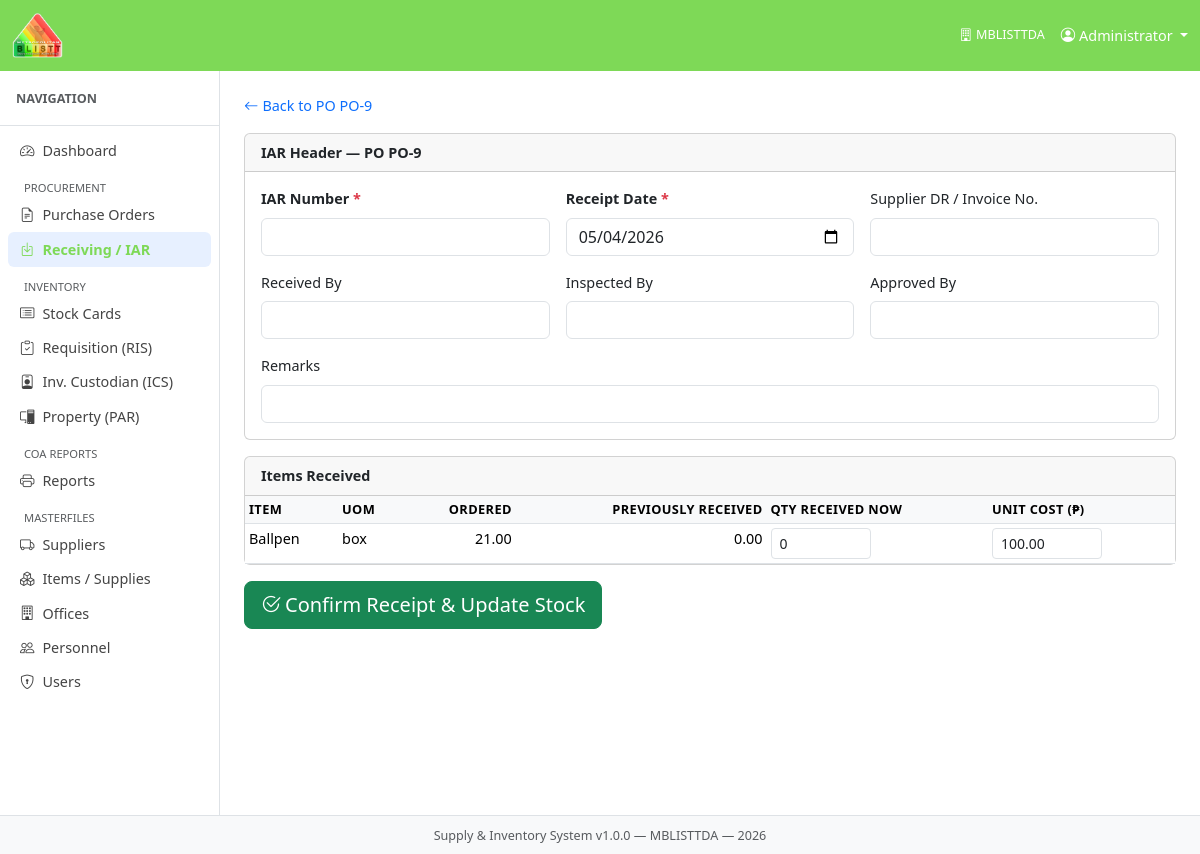
The page /index.php?mod=receiving&act=create&po_id=17 on the database its author committed.
### tables this page shows
CREATE TABLE `purchase_orders` (
  `po_id` int(10) UNSIGNED NOT NULL,
  `supplier_id` int(10) UNSIGNED NOT NULL,
  `office_id` int(10) UNSIGNED NOT NULL COMMENT 'End-user / requesting office',
  `po_number` varchar(50) NOT NULL,
  `po_date` date NOT NULL,
  `delivery_date` date DEFAULT NULL COMMENT 'Expected delivery date',
  `place_of_delivery` varchar(300) DEFAULT NULL,
  `fund_source` varchar(100) DEFAULT NULL COMMENT 'e.g. GAA, SEF, MOOE, Capital Outlay',
  `mode_of_procurement` varchar(100) DEFAULT NULL COMMENT 'e.g. Shopping, Small Value Procurement',
  `total_amount` decimal(15,2) NOT NULL DEFAULT 0.00,
  `status` enum('draft','approved','partially_received','fully_received','cancelled') NOT NULL DEFAULT 'draft',
  `approved_by` varchar(150) DEFAULT NULL,
  `approved_date` date DEFAULT NULL,
  `cancelled_reason` varchar(300) DEFAULT NULL,
  `remarks` text DEFAULT NULL,
  `created_by` varchar(100) DEFAULT NULL,
  `created_at` timestamp NOT NULL DEFAULT current_timestamp(),
  `updated_at` timestamp NOT NULL DEFAULT current_timestamp() ON UPDATE current_timestamp()
);

CREATE TABLE `po_items` (
  `po_item_id` int(10) UNSIGNED NOT NULL,
  `po_id` int(10) UNSIGNED NOT NULL,
  `item_id` int(10) UNSIGNED NOT NULL,
  `unit_of_measure` varchar(30) NOT NULL,
  `qty_ordered` decimal(15,4) NOT NULL,
  `unit_price` decimal(15,2) NOT NULL,
  `total_price` decimal(15,2) GENERATED ALWAYS AS (`qty_ordered` * `unit_price`) STORED,
  `qty_received` decimal(15,4) NOT NULL DEFAULT 0.0000 COMMENT 'Cumulative qty received across all deliveries',
  `remarks` varchar(300) DEFAULT NULL
);

CREATE TABLE `items` (
  `item_id` int(10) UNSIGNED NOT NULL,
  `category_id` int(10) UNSIGNED NOT NULL,
  `item_code` varchar(50) DEFAULT NULL,
  `item_name` varchar(300) NOT NULL,
  `description` text DEFAULT NULL,
  `unit_of_measure` varchar(30) NOT NULL COMMENT 'e.g. piece, ream, box, bottle, unit',
  `uacs_code` varchar(30) DEFAULT NULL COMMENT 'Unified Accounts Code Structure',
  `unit_cost` decimal(15,2) NOT NULL DEFAULT 0.00,
  `reorder_point` decimal(10,2) NOT NULL DEFAULT 0.00 COMMENT 'Minimum stock level before re-ordering',
  `is_active` tinyint(1) NOT NULL DEFAULT 1,
  `created_at` timestamp NOT NULL DEFAULT current_timestamp(),
  `updated_at` timestamp NOT NULL DEFAULT current_timestamp() ON UPDATE current_timestamp()
);

### core/Controller.php (called while the page is built, shortened)
<?php
abstract class Controller {
    protected function render(string $viewFile, array $data = []): void {
        extract($data);
        $viewPath = ROOT_PATH . '/modules/' . $viewFile . '.php';
        include $viewPath;
    }
    protected function get(string $key, mixed $default = ''): mixed {
        return $_GET[$key] ?? $default;
    }
}

### modules/receiving/ReceivingController.php (called while the page is built, shortened)
<?php
require_once ROOT_PATH . '/models/PurchaseOrderModel.php';
class ReceivingController extends Controller {
    public function create(): void {
        $poId = (int)$this->get('po_id');
        $pm   = new PurchaseOrderModel();
        $po   = $pm->getWithDetails($poId);
        $lines = $pm->getItems($poId);
        $this->render('receiving/create', compact('po', 'lines', 'flash'));
    }
}

### core/Router.php (called while the page is built, shortened)
<?php
class Router {
    public function dispatch(): void {
        $act = $_GET['act'] ?? 'index';
        $act = preg_replace('/[^a-zA-Z_]/', '', $act);
        $controller = new $class();
        $controller->$act();
    }
}

### index.php (called while the page is built, shortened)
<?php
require_once ROOT_PATH . '/config/database.php';
require_once ROOT_PATH . '/core/Database.php';
require_once ROOT_PATH . '/core/Model.php';
require_once ROOT_PATH . '/core/Controller.php';
require_once ROOT_PATH . '/core/Router.php';
$router = new Router();
$router->dispatch();

### core/Database.php (called while the page is built, shortened)
<?php
class Database {
    private static ?Database $instance = null;
    private PDO $pdo;
    private function __construct() {
        $dsn = sprintf('mysql:host=%s;port=%s;dbname=%s;charset=%s',
            DB_HOST, DB_PORT, DB_NAME, DB_CHARSET);
        $options = [
            PDO::ATTR_ERRMODE            => PDO::ERRMODE_EXCEPTION,
            PDO::ATTR_DEFAULT_FETCH_MODE => PDO::FETCH_ASSOC,
            PDO::ATTR_EMULATE_PREPARES   => false,
        ];
        try {
            $this->pdo = new PDO($dsn, DB_USER, DB_PASS, $options);
        } catch (PDOException $e) {
            die('Database connection failed: ' . $e->getMessage());
        }
    }
    public static function getInstance(): Database {
        if (self::$instance === null) {
            self::$instance = new self();
        }
        return self::$instance;
    }
    public function query(string $sql, array $params = []): PDOStatement {
        $stmt = $this->pdo->prepare($sql);
        $stmt->execute($params);
        return $stmt;
    }
    public function fetchAll(string $sql, array $params = []): array {
        return $this->query($sql, $params)->fetchAll();
    }
    public function fetchOne(string $sql, array $params = []): array|false {
        return $this->query($sql, $params)->fetch();
    }
}

### core/Model.php (called while the page is built, shortened)
<?php
abstract class Model {
    public function __construct() {
        $this->db = Database::getInstance();
    }
}

### models/PurchaseOrderModel.php (called while the page is built, shortened)
<?php
class PurchaseOrderModel extends Model {
    public function getWithDetails(int $id): array|false {
        return $this->db->fetchOne(
            "SELECT po.*, s.supplier_name, s.address AS supplier_address,
                    s.tin_no, o.office_name
             FROM purchase_orders po
             JOIN suppliers s ON s.supplier_id = po.supplier_id
             JOIN offices   o ON o.office_id   = po.office_id
             WHERE po.po_id = ?", [$id]
        );
    }
    public function getItems(int $poId): array {
        return $this->db->fetchAll(
            "SELECT pi.*, i.item_name, i.description, ic.item_type
             FROM po_items pi
             JOIN items i ON i.item_id = pi.item_id
             JOIN item_categories ic ON ic.category_id = i.category_id
             WHERE pi.po_id = ?
             ORDER BY pi.po_item_id", [$poId]
        );
    }
}

### modules/receiving/create.php (the view, shortened to what this page needs)
<div class="mb-3"><a href="<?= BASE_URL ?>/index.php?mod=purchase_orders&act=view&id=<?= $po['po_id'] ?>"
  class="text-decoration-none"><i class="bi bi-arrow-left me-1"></i>Back to PO <?= htmlspecialchars($po['po_number']) ?></a></div>
<form method="post">
<div class="card mb-3">
  <div class="card-header"><strong>IAR Header &mdash; PO <?= htmlspecialchars($po['po_number']) ?></strong></div>
  <div class="card-body">
    <div class="row g-3">
      <div class="col-md-4">
        <label class="form-label fw-semibold">IAR Number <span class="text-danger">*</span></label>
        <input type="text" name="iar_number" class="form-control" required>
      </div>
      <div class="col-md-4">
        <label class="form-label fw-semibold">Receipt Date <span class="text-danger">*</span></label>
        <input type="date" name="receipt_date" class="form-control" value="<?= date('Y-m-d') ?>" required>
      </div>
      <div class="col-md-4">
        <label class="form-label">Supplier DR / Invoice No.</label>
        <input type="text" name="delivery_ref" class="form-control">
      </div>
      <div class="col-md-4">
        <label class="form-label">Received By</label>
        <input type="text" name="received_by" class="form-control">
      </div>
      <div class="col-md-4">
        <label class="form-label">Inspected By</label>
        <input type="text" name="inspected_by" class="form-control">
      </div>
      <div class="col-md-4">
        <label class="form-label">Approved By</label>
        <input type="text" name="approved_by" class="form-control">
      </div>
      <div class="col-12">
        <label class="form-label">Remarks</label>
        <input type="text" name="remarks" class="form-control">
      </div>
    </div>
  </div>
</div>
<div class="card mb-3">
  <div class="card-header"><strong>Items Received</strong></div>
  <div class="card-body p-0">
    <table class="table table-sm mb-0">
      <thead><tr><th>Item</th><th>UOM</th><th class="text-end">Ordered</th>
        <th class="text-end">Previously Received</th><th>Qty Received Now</th><th>Unit Cost (&#8369;)</th></tr></thead>
      <tbody>
      <?php foreach ($lines as $l): ?>
        <tr>
          <td><?= htmlspecialchars($l['item_name']) ?></td>
          <td><?= htmlspecialchars($l['unit_of_measure']) ?></td>
          <td class="text-end"><?= number_format((float)$l['qty_ordered'], 2) ?></td>
          <td class="text-end"><?= number_format((float)$l['qty_received'], 2) ?></td>
          <td><input type="number" name="lines[<?= $l['po_item_id'] ?>][qty_received]"
              class="form-control form-control-sm" style="width:100px"
              max="<?= $l['qty_ordered'] - $l['qty_received'] ?>"
              min="0" step="any" value="0"></td>
          <td><input type="number" name="lines[<?= $l['po_item_id'] ?>][unit_cost]"
              class="form-control form-control-sm" style="width:110px"
              value="<?= number_format((float)$l['unit_price'], 2, '.', '') ?>" step="0.01" min="0"></td>
        </tr>
      <?php endforeach; ?>
      </tbody>
    </table>
  </div>
</div>
<button class="btn btn-success btn-lg"><i class="bi bi-check2-circle me-1"></i>Confirm Receipt &amp; Update Stock</button>
</form>

### assets/css/app.css (style rules this page uses)
:root { --sidebar-w: 220px; }
body { font-size: .9rem; }
.table th { font-size: .8rem; text-transform: uppercase; letter-spacing: .03em; background: #f8f9fa; white-space: nowrap; }

### rows shown on the page
purchase_orders: po_number "PO-9"
po_items: item.item_name "Ballpen", unit_of_measure "box", qty_ordered "21.00", qty_received "0.00", unit_price "100.00"

### other values the page prints
APP_AGENCY "MBLISTTDA"
$user['full_name'] "Administrator"
$label "Dashboard Purchase Orders Receiving / IAR Stock Cards Requisition (RIS) Inv. Custodian (ICS) Property (PAR) Reports Suppliers Items / Supplies Offices Personnel Users"
APP_NAME "Supply & Inventory System"
APP_VERSION "1.0.0"
